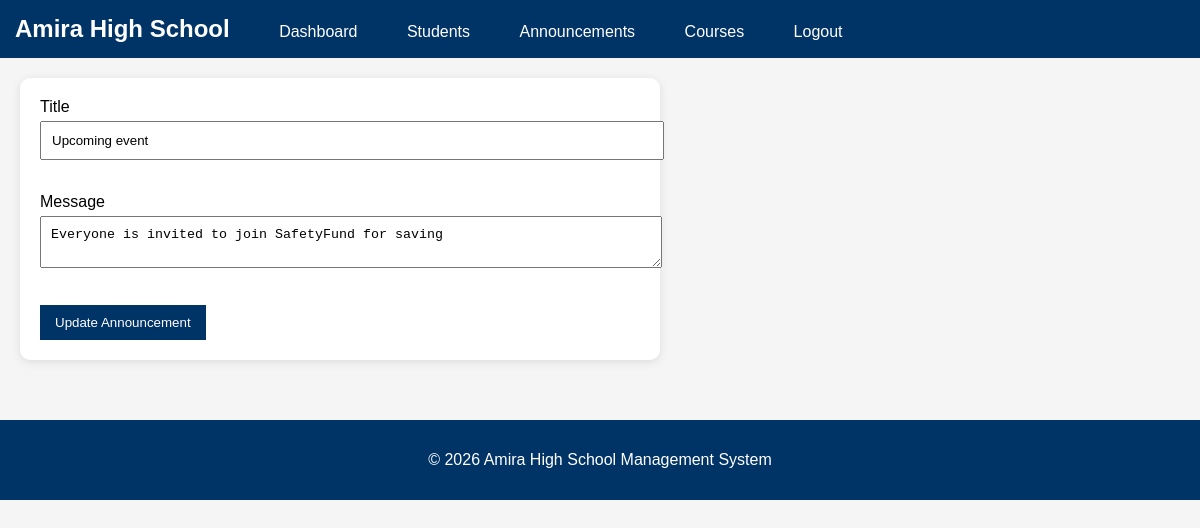
The page /admin/announcements/edit/1 (signed in) on the database its author committed.
### tables this page shows
CREATE TABLE announcement (
    id INTEGER PRIMARY KEY AUTOINCREMENT,
    title TEXT NOT NULL,
    photo TEXT,
    message TEXT NOT NULL
);

### app.py (the view, shortened to what this page needs)
@app.route("/admin/announcements/edit/<int:id>",
           methods=["GET", "POST"])
def edit_announcement(id):
    if "user_id" not in session:
        return redirect("/login")
    if session["login_type"] != "admin":
        return "Access Denied"
    announcement = get_announcement(id)
    return render_template(
        "edit_announcement.html",
        announcement=announcement
    )

### database.py (called while the page is built)
def get_connection():
    conn = sqlite3.connect(DATABASE)
    conn.row_factory = sqlite3.Row
    return conn

def get_announcement(id):
    conn = get_connection()
    announcement = conn.execute("""
    SELECT *
    FROM announcement
    WHERE id = ?
    """, (id,)).fetchone()
    conn.close()
    return announcement

### templates/edit_announcement.html (shortened to what this page needs)
{% extends "base.html" %}
{% block content %}
<div class="form-container">
<form method="POST">
    <label>Title</label><br>
    <input type="text"
           name="title"
           value="{{ announcement.title }}"
           required><br><br>
    <label>Message</label><br>
    <textarea name="message" required>{{ announcement.message }}</textarea>
    <br><br>
    <button type="submit">
        Update Announcement
    </button>
</form>
</div>
{% endblock %}

### static/css/style.css (style rules this page uses)
body { font-family: Arial, sans-serif; margin:0; background:#f5f5f5; }
button { background:#003366; color:white; border:none; padding:10px 15px; cursor:pointer; }
input, textarea, select { width:100%; padding:10px; margin-top:5px; margin-bottom:15px; }
.form-container { background:white; padding:20px; max-width:600px; border-radius:10px; box-shadow:0 2px 10px rgba(0,0,0,0.1); }

### rows shown on the page
announcement: title "Upcoming event", message "Everyone is invited to join SafetyFund for saving"
